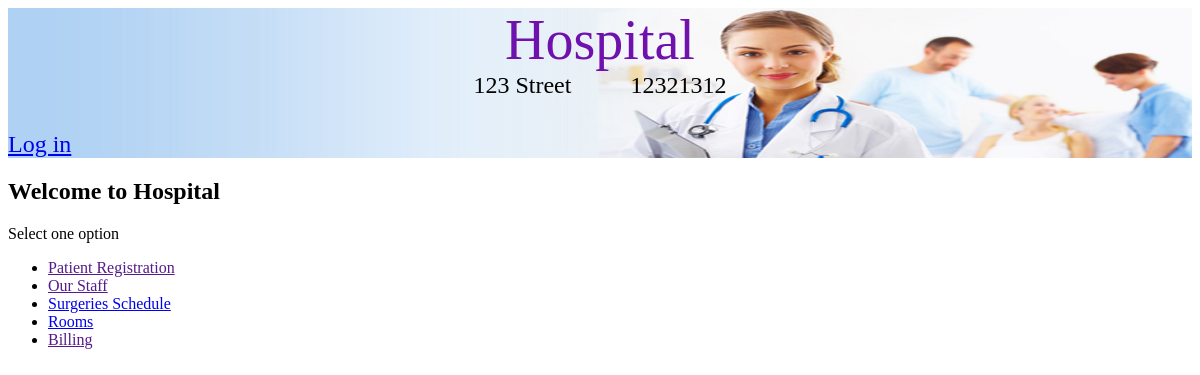
The page / on the database its author committed.
### hospital/models.py (models this page shows, shortened)
class Hospital(models.Model):
    name = models.CharField(max_length=50)
    address = models.CharField(max_length=100)
    phone_number = models.CharField(max_length=10)
    patient_rooms = models.ManyToManyField(PatientRoom, symmetrical=False)
    surgery_rooms = models.ManyToManyField(SurgeryRoom, symmetrical=False)
    patients = models.ManyToManyField(Patient, symmetrical=False)
    doctors = models.ManyToManyField(Doctors, symmetrical=False)
    nurses = models.ManyToManyField(Nurses, symmetrical=False)

### hospital/views.py (the view)
# urls.py: url(r'^$', views.home, name='home'),
def home(request):
    try:
        hospital = Hospital.objects.filter(id=1)[0]
    except IndexError:
        hospital = None
    return render(request, 'hospital/home.html', {'hospital': hospital})

### hospital/templates/hospital/home.html
{% extends "hospital/base.html" %}
{% block header %}
    <div class="container_header">
        {% if hospital is not None %}
            <div class="container_hospital_info">
                <div class="hospital_title"><a class="hospital_title_text" href="{% url 'hospital:home' %}">{{ hospital.name }}</a></div>
                <div class="hospital_info">
                    <div>{{ hospital.address }}</div>
                    <div class="padding"></div>
                    <div>{{ hospital.phone_number }}</div>
                </div>
            </div>
        {% else %}
            <a href="/" class="logo">My Hospital</a>
        {% endif %}
        <div class="container_user_info">
            {% if user.is_authenticated %}
                <div class="user_name_info">Hello, {{user.username}}</div>
                <div><a class="log_out" href="{% url 'accounts:logout' %}">Log out</a></div>
            {% else %}
                <a href="{% url 'accounts:login' %}">Log in</a>
            {% endif %}
        </div>
    </div>
{% endblock %}
{% block content %}
    <div class="menu_items">
        {% if not hospital is None %}
            <div class="container_main_menu">
                <h2 class="title_main_menu">Welcome to {{ hospital.name }}</h2>
                <p>Select one option</p>
                <ul>
                    {% if user.is_authenticated %}
                        <li><a href="">Patient Registration</a></li>
                        <li><a href="">Our Staff</a></li>
                        <li><a href="{% url 'hospital:surgery_schedule' %}">Surgeries Schedule</a></li>
                        <li><a href="{% url 'hospital:rooms' %}">Rooms</a></li>
                        <li><a href="">Billing</a></li>
                        <li><a href="{% url 'hospital:post_patient_room' %}">Create a Patient Room</a></li>
                        <li><a href="{% url 'hospital:post_surgery_room' %}">Create a Surgery Room</a></li>
                    {% else %}
                        <li><a href="">Patient Registration</a></li>
                        <li><a href="">Our Staff</a></li>
                        <li><a href="{% url 'hospital:surgery_schedule' %}">Surgeries Schedule</a></li>
                        <li><a href="{% url 'hospital:rooms' %}">Rooms</a></li>
                        <li><a href="">Billing</a></li>
                    {% endif %}
                </ul>
            </div>
        {% else %}
            <p>Your hospital has not been created yet</p>
            <a href="{% url 'hospital:post_hospital' %}">Click here to create one!</a>
        {% endif %}
    </div>
{% endblock %}

### hospital/static/css/hospital.css (style rules this page uses)
.table_row_not_available, .table_row_available, .padding { width: 5%; }
.container_user_info, .hospital_info { display: flex; flex-direction: row; justify-content: space-between; }
.container_hospital_info { display: flex; flex-direction: column; align-items: center; }
.hospital_info { width: 100%; justify-content: center; }
.container_header { background-image: url("hospital.jpg"); background-size: 100% 100%; height: 150px; display: flex; flex-direction: column; justify-content: space-between; }
.hospital_title_text { font-family: "Times New Roman", Times, serif; font-size: 3.5em; text-decoration: none; color: #6e11ad; }
.hospital_info, .container_user_info { font-family: "Times New Roman", Times, serif; font-size: 1.5em; text-decoration: none; color: black; }

### rows shown on the page
Hospital: name "Hospital", address "123 Street", phone_number "12321312"
